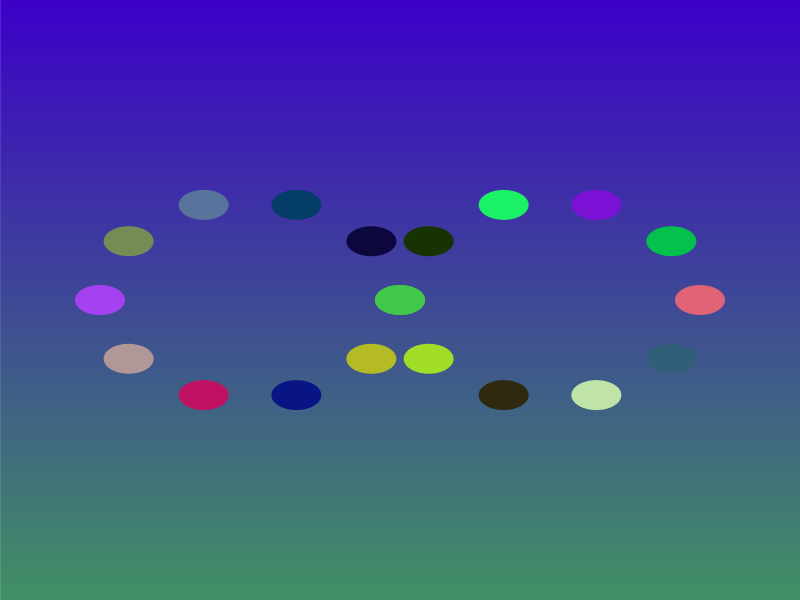
Frame 1 (no input)
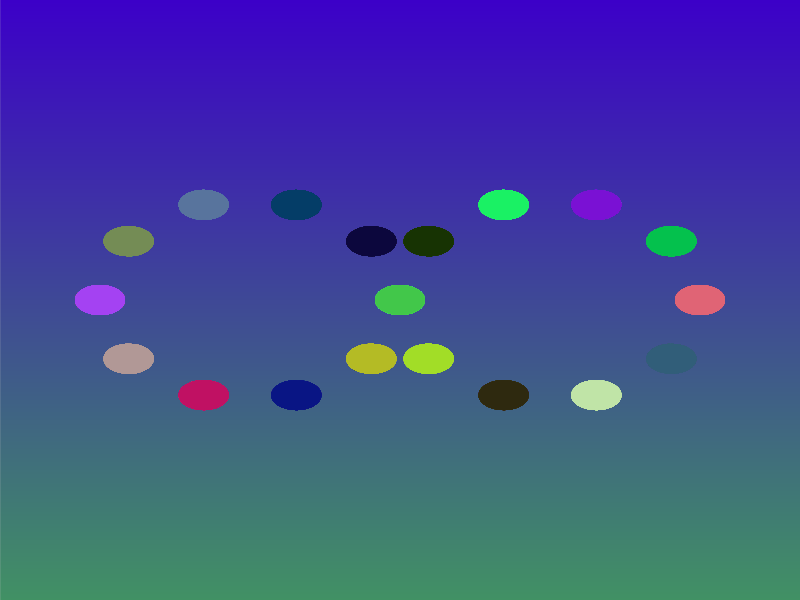
Frame 60 (the mouse pressed at the canvas centre just before this capture)
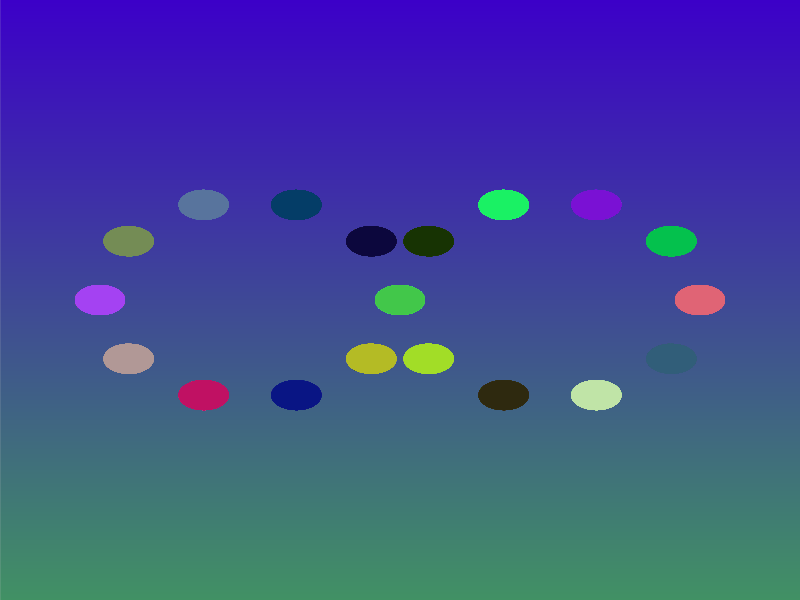
Frame 120 (the mouse held since frame 60 and released just before this capture)

The Processing sketch that drew these frames (run headless with seeded random() and noise(); from frame 60 on, the mouse is pressed at the canvas centre):

// Processing sketch: Abby_Biddiscombe
// ── Abby_Biddiscombe.pde
//Keywords: Aurora, Choas, Infinity
//Sentence: "In the chaos of infinity, an aurora danced across the sky."


// Base class for shapes
abstract class Shape {
  float x, y;
  color fillColor;

  Shape(float x, float y, color fillColor) { //defines instances for Shape
    this.x = x;
    this.y = y;
    this.fillColor = fillColor;
  }

  abstract void display(); //creates function for detecting the mouse over a shape
  abstract boolean isInside(float mx, float my);
}

// Ellipse class extending Shape, creates ellipses with no outline
class EllipseShape extends Shape {
  float width, height;

  EllipseShape(float x, float y, float width, float height, color fillColor) {
    super(x, y, fillColor);
    noStroke();
    this.width = width;
    this.height = height;
  }

  @Override
  void display() {
    fill(fillColor);
    ellipse(x, y, width, height);
  }

  @Override //detects mouse inside the shape
  boolean isInside(float mx, float my) {
    return dist(mx, my, x, y) < width / 2;
  }
}

//Removed Class/functions from final code
// Rectangle class extending Shape
//class RectangleShape extends Shape {
  //float width, height;

  //RectangleShape(float x, float y, float width, float height, color fillColor) {
    //super(x, y, fillColor);
    //this.width = width;
    //this.height = height;
  //}

  //@Override
  //void display() {
    //fill(fillColor);
    //rect(x - width / 2, y - height / 2, width, height, 20);  // Rounded corners

 // Add the text "CHAOS" inside the rectangle
    //fill(0); // Set text color to black
    //textSize(32); // Set text size
    //textAlign(CENTER, CENTER); // Center the text
    //text("CHAOS", x, y); // Display the word "CHAOS" inside the rectangle
  //}

  //@Override
  //boolean isInside(float mx, float my) {
    //return (mx > x - width / 2 && mx < x + width / 2 && my > y - height / 2 && my < y + height / 2);
  //}
//}

// ShapeManager to manage shapes
class ShapeManager {
  ArrayList<Shape> shapes = new ArrayList<>();

  void addShape(Shape shape) {
    shapes.add(shape);
  }

  void displayShapes() {
    for (Shape shape : shapes) {
      shape.display();
    }
  }

  Shape getShapeAt(float mx, float my) {
    for (Shape shape : shapes) {
      if (shape.isInside(mx, my)) {
        return shape;
      }
    }
    return null;
  }

  void clearShapes() {
    shapes.clear();
  }
}

// InteractionController to manage user interactions
class InteractionController {
  ShapeManager shapeManager;
  Shape selectedShape = null; // Keep track of the selected shape
  float offsetX, offsetY; // Offset for dragging

  InteractionController(ShapeManager shapeManager) {
    this.shapeManager = shapeManager;
  }

//Allows shape movement when mouse is pressed over the shape
  void handleMousePressed(float mx, float my) {
    selectedShape = shapeManager.getShapeAt(mx, my); // Check if a shape is selected
    if (selectedShape != null) {
      offsetX = mx - selectedShape.x; // Calculate offset for dragging
      offsetY = my - selectedShape.y;
    }
  }

  void handleMouseDragged(float mx, float my) { //Moves shape when cursor is dragged
    if (selectedShape != null) {
      selectedShape.x = mx - offsetX;
      selectedShape.y = my - offsetY;
    }
  }

  void handleMouseReleased() { //Stops shape movement when mouse is released
    selectedShape = null;
  }
}

// Main program variables and setup
ShapeManager shapeManager = new ShapeManager();
InteractionController interactionController = new InteractionController(shapeManager);

void setup() { //Draw background
  size(800, 600);

  // Create a gradient background to mimic an aurora or northern lights
  createGradientBackground();

  // Create several ellipses arranged in the shape of an infinity sign
  float centerX = width / 2;
  float centerY = height / 2;
  float loopWidth = 150; // Width of each loop
  float loopHeight = 100; // Height of each loop
  int numEllipses = 20;  // Total number of ellipses (increased to complete the infinity sign)
  float ellipseWidth = 50;
  float ellipseHeight = 30;
  int numEllipsesInLoop = numEllipses / 2; //Distributes the total number of ellipses equally throughout the loops

  // Create the left and right loops of the infinity sign
  for (int i = 0; i < numEllipsesInLoop; i++) {
    float angleLeft = map(i, 0, numEllipsesInLoop, -PI, PI);  // Angle for left loop
    float angleRight = map(i, 0, numEllipsesInLoop, -PI, PI);  // Angle for right loop

    // Positions for the left loop
    float xLeft = centerX - loopWidth + loopWidth * cos(angleLeft);
    float yLeft = centerY + loopHeight * sin(angleLeft);
    shapeManager.addShape(new EllipseShape(xLeft, yLeft, ellipseWidth, ellipseHeight, color(random(255), random(255), random(255))));

    // Positions for the right loop
    float xRight = centerX + loopWidth + loopWidth * cos(angleRight);
    float yRight = centerY + loopHeight * sin(angleRight);
    shapeManager.addShape(new EllipseShape(xRight, yRight, ellipseWidth, ellipseHeight, color(random(255), random(255), random(255))));
  }
  
//Rectangle removed
  // Add a rounded rectangle in the center
  //shapeManager.addShape(new RectangleShape(width / 2, height / 2 + 200, 200, 100, color(0, 255, 255)));
}

void draw() {
  // Background is already accounted for
  shapeManager.displayShapes();
}

// Activate/apply the previous functions for interaction
void mousePressed() {
  interactionController.handleMousePressed(mouseX, mouseY);
}

void mouseDragged() {
  interactionController.handleMouseDragged(mouseX, mouseY);
}

void mouseReleased() {
  interactionController.handleMouseReleased();
}

// Loop colours over 'y' locations to create a gradient background
void createGradientBackground() {
  for (int y = 0; y < height; y++) {
    float inter = map(y, 0, height, 0.0, 1.0);
    color c = lerpColor(color(60,0,200), color(65,145,100), inter);  // Gradient from deep blue to green
    stroke(c);
    line(0, y, width, y);
  }
}
